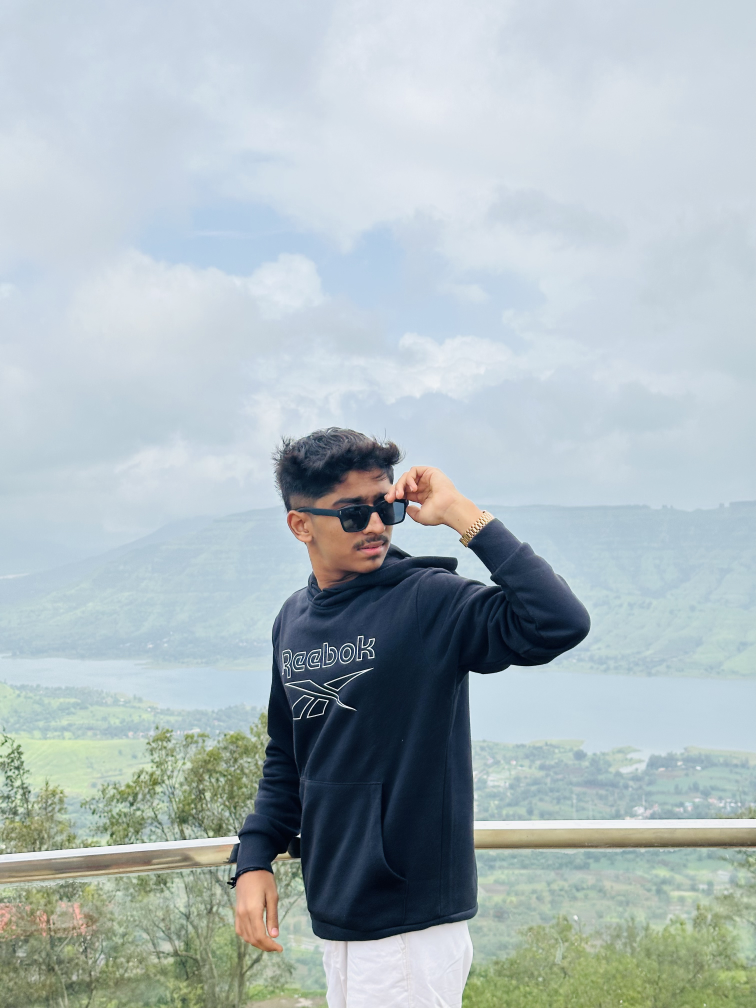
#> input picture photo/profile.jpg, 3024 x 4032 px (shown at 1/4 size)
$ python generate_ascii.py
#> lines starting #> are read from the running program, lines starting #| are printed output that depends on the picture
from pathlib import Path
from PIL import Image, ImageOps, ImageEnhance


# =========================================================
# PATHS
# =========================================================

ROOT = Path(__file__).resolve().parent.parent

PHOTO = ROOT / "photo" / "profile.jpg"

OUTPUT = ROOT / "assets" / "svg" / "ascii.svg"


# =========================================================
# ASCII SETTINGS
# =========================================================

# High-density photographic ASCII
COLUMNS = 110

# Dark -> bright
ASCII_CHARS = " .:-=+*#%@"

# White ASCII
TEXT_COLOR = "#FFFFFF"

# Character appearance
FONT_SIZE = 5
LINE_HEIGHT = 6

# SVG padding
PADDING = 10


# =========================================================
# PHOTO ADJUSTMENT
# =========================================================

# Good starting values for a dark photograph
BRIGHTNESS = 1.35
CONTRAST = 1.60
SHARPNESS = 1.20


# =========================================================
# CHECK PHOTO
# =========================================================

if not PHOTO.exists():

    raise FileNotFoundError(
        f"""
Photo not found:

{PHOTO}

Put your photo here:

photo/profile.jpg
"""
    )


# =========================================================
# LOAD PHOTO
# =========================================================

image = Image.open(PHOTO)
#> image is the input picture: PIL image 3024x4032 RGB; mean R, G, B 172.5, 185.3, 189.3

print()
print("======================================")
print(" GENERATING ASCII PORTRAIT")
print("======================================")
print()

print(f"Input : {PHOTO}")


# =========================================================
# GRAYSCALE
# =========================================================

image = ImageOps.grayscale(image)
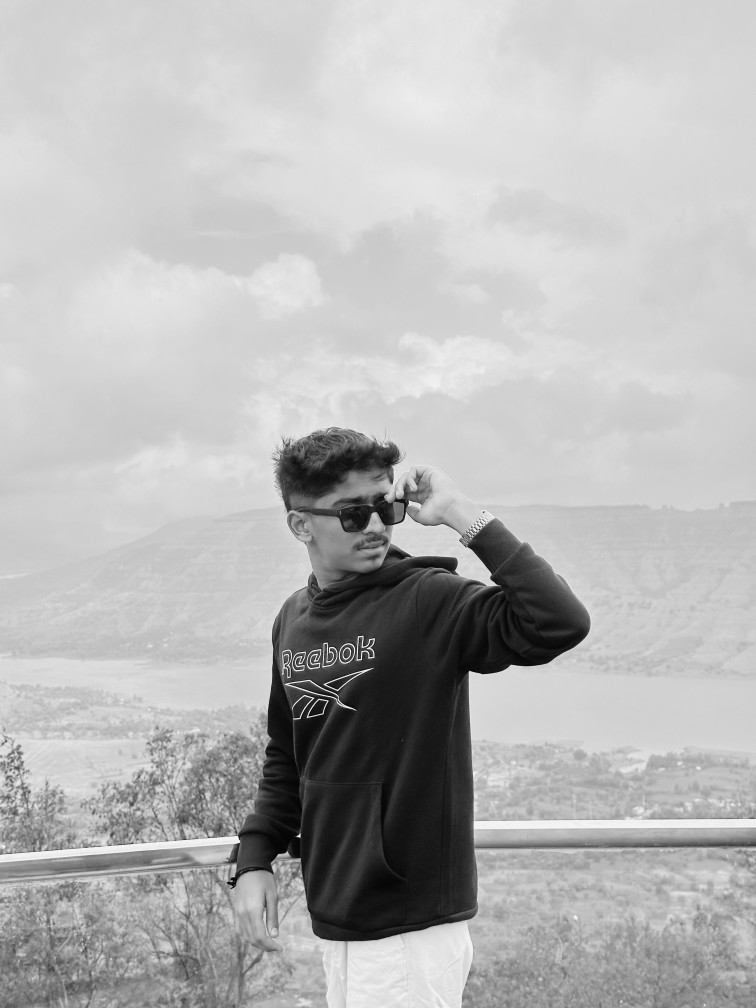
#> image: PIL image 3024x4032 L (shown at 1/4 size); min 0, max 253, mean 181.9


# =========================================================
# BRIGHTNESS
# =========================================================

image = ImageEnhance.Brightness(
    image
).enhance(BRIGHTNESS)
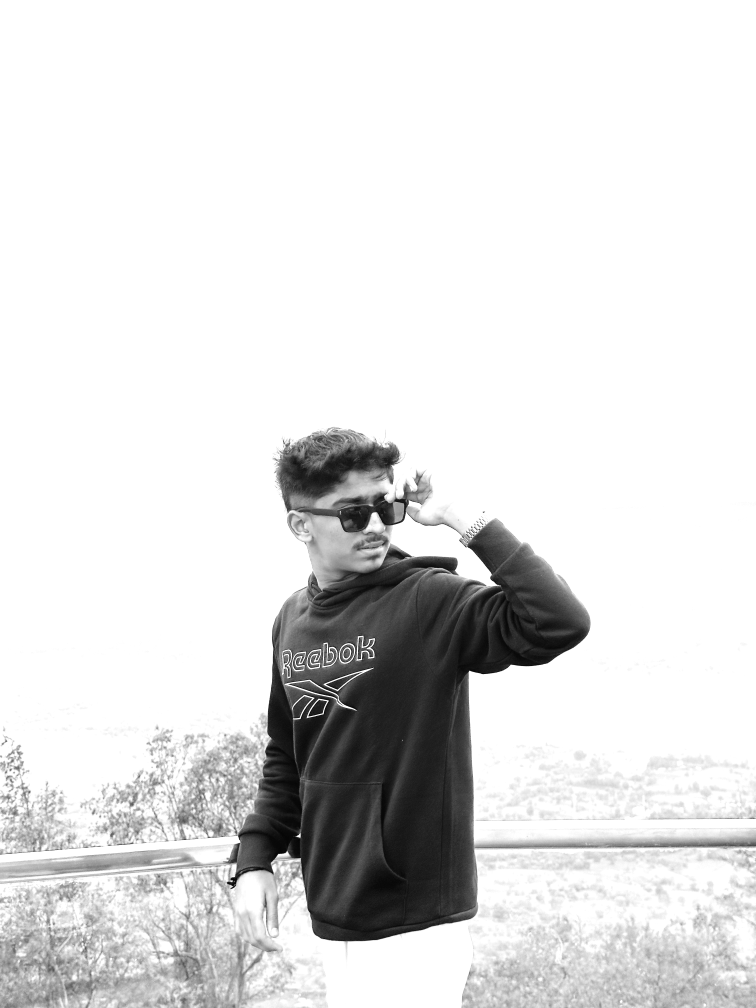
#> image: PIL image 3024x4032 L (shown at 1/4 size); min 0, max 255, mean 223.2


# =========================================================
# CONTRAST
# =========================================================

image = ImageEnhance.Contrast(
    image
).enhance(CONTRAST)
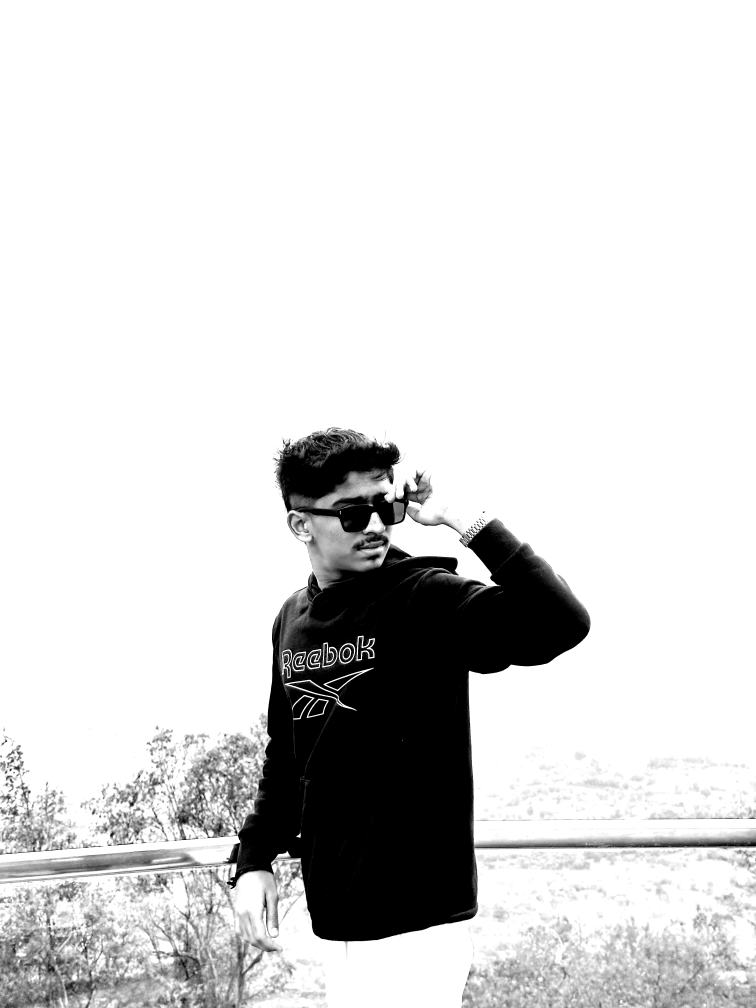
#> image: PIL image 3024x4032 L (shown at 1/4 size); min 0, max 255, mean 216


# =========================================================
# SHARPNESS
# =========================================================

image = ImageEnhance.Sharpness(
    image
).enhance(SHARPNESS)


# =========================================================
# AUTO CONTRAST
# =========================================================

image = ImageOps.autocontrast(
    image,
    cutoff=2
)


# =========================================================
# RESIZE
# =========================================================

original_width, original_height = image.size
#> original_width = 3024; original_height = 4032

aspect_ratio = (
    original_height / original_width
)
#> aspect_ratio = 1.33

# ASCII characters are taller than they are wide.
# This compensates for that difference.
CHARACTER_ASPECT = 0.50

rows = max(
    1,
    int(
        COLUMNS
        * aspect_ratio
        * CHARACTER_ASPECT
    )
)
#> rows = 73


image = image.resize(
    (
        COLUMNS,
        rows
    ),
    Image.Resampling.LANCZOS
)
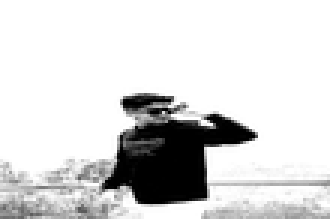
#> image: PIL image 110x73 L (shown 3 times larger); min 0, max 255, mean 215.9


# =========================================================
# CONVERT TO ASCII
# =========================================================

pixels = list(
    image.getdata()
)
#> pixels = 8030 values, max 255 at index 0, min 0 at index 3672, mean 215.9

ascii_lines = []


for y in range(rows):

    line = ""

    for x in range(COLUMNS):

        brightness = pixels[
            y * COLUMNS + x
        ]

        # Map 0-255 to ASCII characters
        index = int(
            brightness
            / 255
            * (
                len(ASCII_CHARS) - 1
            )
        )

        line += ASCII_CHARS[index]

    ascii_lines.append(line)
#> after the loop, ascii_lines = 73 items


# =========================================================
# SVG DIMENSIONS
# =========================================================

CHAR_WIDTH = FONT_SIZE * 0.62

SVG_WIDTH = (
    COLUMNS
    * CHAR_WIDTH
    + PADDING * 2
)

SVG_HEIGHT = (
    rows
    * LINE_HEIGHT
    + PADDING * 2
)
#> SVG_HEIGHT = 458


# =========================================================
# BUILD SVG
# =========================================================

svg = f'''<?xml version="1.0" encoding="UTF-8"?>

<svg
    xmlns="http://www.w3.org/2000/svg"
    width="{SVG_WIDTH:.2f}"
    height="{SVG_HEIGHT:.2f}"
    viewBox="0 0 {SVG_WIDTH:.2f} {SVG_HEIGHT:.2f}"
    xml:space="preserve">

'''


# =========================================================
# ASCII TEXT
# =========================================================

for row, line in enumerate(ascii_lines):

    # Escape XML-sensitive characters
    line = (
        line
        .replace("&", "&amp;")
        .replace("<", "&lt;")
        .replace(">", "&gt;")
    )

    y = (
        PADDING
        + FONT_SIZE
        + row * LINE_HEIGHT
    )

    svg += f'''
    <text
        x="{PADDING}"
        y="{y:.2f}"
        fill="{TEXT_COLOR}"
        font-family="monospace"
        font-size="{FONT_SIZE}px"
        font-weight="700"
        letter-spacing="0"
        xml:space="preserve">{line}</text>
'''
#> this loop made 73 passes


# =========================================================
# CLOSE SVG
# =========================================================

svg += """
</svg>
"""


# =========================================================
# SAVE
# =========================================================

OUTPUT.parent.mkdir(
    parents=True,
    exist_ok=True
)

OUTPUT.write_text(
    svg,
    encoding="utf-8"
)


# =========================================================
# RESULT
# =========================================================

print()
print("--------------------------------------")
print(f"Columns   : {COLUMNS}")
print(f"Rows      : {rows}")
#| Rows      : 73
print(f"Brightness: {BRIGHTNESS}")
print(f"Contrast  : {CONTRAST}")
print(f"Sharpness : {SHARPNESS}")
print(f"Color     : {TEXT_COLOR}")
print("--------------------------------------")
print()
print(f"Output: {OUTPUT}")
print()
print("ASCII PORTRAIT GENERATED SUCCESSFULLY")
print()
